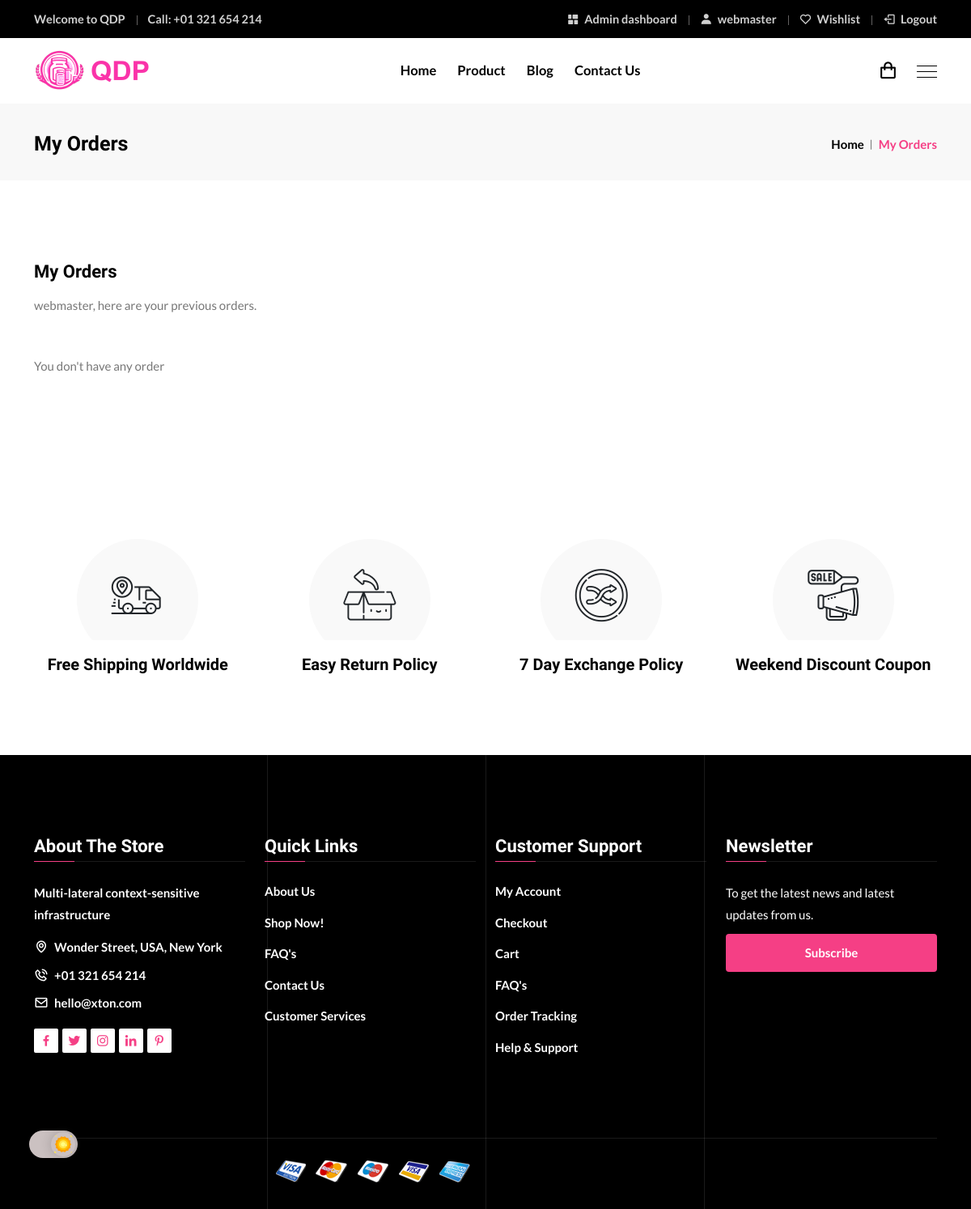
Page /my_orders/ (signed in) on the committed database.
### shop/models.py (models this page shows, shortened)
class InfosQDP(models.Model):
    adresse = models.CharField(max_length=255)
    email = models.EmailField()
    telephone = models.CharField(max_length=20)
    fax = models.CharField(max_length=20)
    slogan_site = models.CharField(max_length=255)

class User(AbstractUser):
    username = models.CharField(max_length=255, unique=True)
    first_name = models.CharField(max_length=30)
    last_name = models.CharField(max_length=150)
    email = models.EmailField(unique=True)
    role = models.ForeignKey(Roles, on_delete=models.SET_NULL, null=True, blank=True, default=2)
    avatar = models.ImageField(upload_to='avatars/', blank=True, default="avatars/default-avatar.png")
    metiers_hobbies = models.CharField(max_length=255, null=True, blank=True)
    bio = models.TextField(null=True, blank=True)
    image_banniere_profil = models.ImageField(upload_to='bannieres/', blank=True, default="bannieres/default-banner.webp")
    produits_wishlist = models.ManyToManyField('Produits', related_name='wishlists', blank=True)
    commandes_passees = models.ManyToManyField('Commandes',related_name='commandes', blank=True)
    abonne_newsletter = models.BooleanField(default=False)
    promo_code_used = models.BooleanField(default=False)

### shop/views.py (the view)
# urls.py: path('my_orders/', views.my_orders, name='my_orders'),
@login_required(login_url='login')
def my_orders(request):
    commandes = Commandes.objects.filter(user=request.user).order_by('-id')
    prod_commandes = ProduitsCommandes.objects.all()
    context = locals()
    return render(request, 'shop/my_orders.html', context)

### backend_projet/accessRestrictionMiddleware.py (called while the page is built)
    def __call__(self, request):
        if request.path == reverse('login') and request.user.is_authenticated:
            return redirect('home')  # Rediriger vers la page d'accueil ou une autre page lorsque l'accès est restreint
        if request.path.startswith(reverse('admin_home')):
            allowed_roles = ['admin', 'webmaster', 'stock', 'membre']
            if not request.user.is_authenticated or not request.user.role.role in allowed_roles:
                return redirect('home')  # Rediriger vers la page d'accueil ou une autre page lorsque l'accès est restreint
        response = self.get_response(request)
        return response

### shop/models.py (called while the page is built, shortened)
    @staticmethod
    def get_total_panier(user):
        if user:
            panier_items = Panier.objects.filter(user=user)
            total = 0.0  # Initialisez le total en tant que float
            return total

### shop/templates/shop/my_orders.html (shortened to what this page needs)
{% extends "base.html" %}
{% load static %}
{% block head %}
    <link rel="stylesheet"
          href="{% static 'shop/assets/css/bootstrap.min.css' %}">
    <link rel="stylesheet"
          href="{% static 'shop/assets/css/animate.min.css' %}">
    <link rel="stylesheet"
          href="{% static 'shop/assets/css/boxicons.min.css' %}">
    <link rel="stylesheet" href="{% static 'shop/assets/css/flaticon.css' %}">
    <link rel="stylesheet"
          href="{% static 'shop/assets/css/magnific-popup.min.css' %}">
    <link rel="stylesheet"
          href="{% static 'shop/assets/css/nice-select.min.css' %}">
    <link rel="stylesheet" href="{% static 'shop/assets/css/slick.min.css' %}">
    <link rel="stylesheet"
          href="{% static 'shop/assets/css/owl.carousel.min.css' %}">
    <link rel="stylesheet"
          href="{% static 'shop/assets/css/meanmenu.min.css' %}">
    <link rel="stylesheet"
          href="{% static 'shop/assets/css/rangeSlider.min.css' %}">
    <link rel="stylesheet" href="{% static 'shop/assets/css/style.css' %}">
    <link rel="stylesheet" href="{% static 'shop/assets/css/dark.css' %}">
    <link rel="stylesheet" href="{% static 'shop/assets/css/responsive.css' %}">
    {% load bootstrap5 %}
{% endblock head %}
{% block content %}
    <div class="page-title-area">
        <div class="container">
            <div class="page-title-content">
                <h2>My Orders</h2>
                <ul>
                    <li>
                        <a href="{% url 'home' %}">Home</a>
                    </li>
                    <li>My Orders</li>
                </ul>
            </div>
        </div>
    </div>
    <section class="contact-area ptb-100">
        <div class="container">
            <div class="row">
                <div class="contact-info">
                    <h3>My Orders</h3>
                    <p>{{ user.username }}, here are your previous orders.</p>
                    <div class="row mt-5">
                        <div class="accordion accordion-flush" id="accordionFlushExample">
                            {% for order in commandes %}
                                <div class="accordion-item">
                                    <h2 class="accordion-header">
                                        <button class="accordion-button collapsed d-flex gap-3 {% if order.statut_commande == 0 %}list-group-item-danger {% else %}list-group-item-success{% endif %}"
                                                type="button"
                                                data-bs-toggle="collapse"
                                                data-bs-target="#flush-collapse{{ order.id }}"
                                                aria-expanded="false"
                                                aria-controls="flush-collapseOne">
                                            <span class="text-secondary">{{ order.date_commande|date:"d/m/Y" }}</span> - <span>Order #{{ order.id }}</span>
                                        </button>
                                    </h2>
                                    <div id="flush-collapse{{ order.id }}"
                                         class="accordion-collapse collapse"
                                         data-bs-parent="#accordionFlushExample">
                                        <div class="accordion-body">
                                            <ul class="list-group-flush ps-0">
                                                {% for prod in prod_commandes %}
                                                    {% if prod.commande_id == order.id %}
                                                        <a href="{% url 'product' prod.product_variant.product.id %}?variant={{ prod.product_variant.variant.id }}" class="list-group-item list-group-item-action py-3">
                                                                <img src="{% if 'https' in prod.product_variant.product.image_1.url %}{{ prod.product_variant.product.image_1 }}{% else %}{{ prod.product_variant.product.image_1.url }}{% endif %}"
                                                                     alt="{{ prod.product_variant.product.nom }} image"
                                                                     width="100px"
                                                                     class="me-2 img-thumbnail">
                                                                {{ prod.quantite }}
                                                                &times;
                                                                <span class="fw-bold">{{ prod.product_variant.product.nom }}</span>
                                                                -
                                                                {{ prod.product_variant.variant }}
                                                        </a>
                                                    {% endif %}
                                                {% endfor %}
                                                <li class="list-group-item list-group-item-secondary">
                                                    <span class="fw-bold">Total <small>(without shipping fee)</small> : {{ order.prix_total }} €</span>
                                                </li>
                                            </ul>
                                        </div>
                                    </div>
                                </div>
                                {% empty %}
                                <p>You don't have any order</p>
                            {% endfor %}
                        </div>
                    </div>
                </div>
            </div>
        </div>
    </section>
    <section class="facility-area pt-100 pb-70">
        <div class="container">
            <div class="facility-slides owl-carousel owl-theme">
                <div class="single-facility-box">
                    <div class="icon">
                        <i class='flaticon-tracking'></i>
                    </div>
                    <h3>Free Shipping Worldwide</h3>
                </div>
                <div class="single-facility-box">
                    <div class="icon">
                        <i class='flaticon-return'></i>
                    </div>
                    <h3>Easy Return Policy</h3>
                </div>
                <div class="single-facility-box">
                    <div class="icon">
                        <i class='flaticon-shuffle'></i>
                    </div>
                    <h3>7 Day Exchange Policy</h3>
                </div>
                <div class="single-facility-box">
                    <div class="icon">
                        <i class='flaticon-sale'></i>
                    </div>
                    <h3>Weekend Discount Coupon</h3>
                </div>
            </div>
        </div>
    </section>
{% endblock content %}

### shop/templates/shop/components/header.html
<div class="top-header">
    <div class="container">
        <div class="row align-items-center">
            <div class="col-lg-6 col-md-12">
                <ul class="header-contact-info">
                    <li>Welcome to QDP</li>
                    <li>
                        Call: <a href="tel:{{ infos.telephone }}">{{ infos.telephone }}</a>
                    </li>
                </ul>
            </div>
            <div class="col-lg-6 col-md-12">
                <ul class="header-top-menu">
                    {% if user.is_authenticated and not is_membre %}
                        <li>
                            <a href="{% url 'admin_home' %}"><i class='bx bxs-dashboard bx-rotate-90'></i> Admin dashboard</a>
                        </li>
                    {% endif %}
                    {% if not user.is_authenticated %}
                        <li>
                            <a href="{% url 'login' %}"><i class='bx bxs-user'></i> My Account</a>
                        </li>
                    {% else %}
                        <li>
                            <a href="{% url 'account' %}"><i class='bx bxs-user'></i> {{ user.username }}</a>
                        </li>
                    {% endif %}
                    {% if user.is_authenticated %}
                    <li>
                        <a href="#"
                        data-bs-toggle="modal"
                        data-bs-target="#shoppingWishlistModal"><i class='bx bx-heart'></i> Wishlist</a>
                    </li>
                    {% endif %}
                    {% if not user.is_authenticated %}
                        <li>
                            <a href="{% url 'login' %}"><i class='bx bx-log-in'></i> Login</a>
                        </li>
                    {% else %}
                        <li>
                            <a href="{% url 'logout' %}"><i class='bx bx-log-out'></i> Logout</a>
                        </li>
                    {% endif %}
                </ul>
            </div>
        </div>
    </div>
</div>

### shop/templates/shop/components/footer.html (shortened to what this page needs)
{% load static %}
<footer class="footer-area">
    <div class="container">
        <div class="row">
            <div class="col-lg-3 col-md-6 col-sm-6">
                <div class="single-footer-widget">
                    <h3>About The Store</h3>
                    <div class="about-the-store">
                        <p>{{ infos.slogan_site }}</p>
                        <ul class="footer-contact-info">
                            <li><i class='bx bx-map'></i> <a href="#" target="_blank">{{ infos.adresse }}</a></li>
                            <li><i class='bx bx-phone-call'></i> <a href="tel:{{ infos.telephone }}">{{ infos.telephone }}</a></li>
                            <li><i class='bx bx-envelope'></i> <a href="mailto:{{ infos.email }}">{{ infos.email }}</a></li>
                        </ul>
                    </div>
                    <ul class="social-link">
                        <li><a href="#" class="d-block" target="_blank"><i class='bx bxl-facebook'></i></a></li>
                        <li><a href="#" class="d-block" target="_blank"><i class='bx bxl-twitter'></i></a></li>
                        <li><a href="#" class="d-block" target="_blank"><i class='bx bxl-instagram'></i></a></li>
                        <li><a href="#" class="d-block" target="_blank"><i class='bx bxl-linkedin'></i></a></li>
                        <li><a href="#" class="d-block" target="_blank"><i class='bx bxl-pinterest-alt'></i></a></li>
                    </ul>
                </div>
            </div>
            <div class="col-lg-3 col-md-6 col-sm-6">
                <div class="single-footer-widget pl-4">
                    <h3>Quick Links</h3>
                    <ul class="quick-links">
                        <li><a href="#">About Us</a></li>
                        <li><a href="{% url 'all_products' %}">Shop Now!</a></li>
                        <li><a href="#">FAQ's</a></li>
                        <li><a href="{% url 'contact' %}">Contact Us</a></li>
                        <li><a href="{% url 'contact' %}">Customer Services</a></li>
                    </ul>
                </div>
            </div>
            <div class="col-lg-3 col-md-6 col-sm-6">
                <div class="single-footer-widget">
                    <h3>Customer Support</h3>
                    <ul class="customer-support">
                        <li><a href="{% url 'home' %}">My Account</a></li>
                        <li><a href="{% url 'checkout' %}">Checkout</a></li>
                        <li><a href="{% url 'cart' %}">Cart</a></li>
                        <li><a href="#">FAQ's</a></li>
                        <li><a href="#">Order Tracking</a></li>
                        <li><a href="{% url 'contact' %}">Help & Support</a></li>
                    </ul>
                </div>
            </div>
            <div class="col-lg-3 col-md-6 col-sm-6">
                <div class="single-footer-widget">
                    <h3>Newsletter</h3>
                    <div class="footer-newsletter-box">
                        <p>To get the latest news and latest updates from us.</p>
                        <form class="newsletter-form" data-bs-toggle="validator" method="post">
                            {% if not user.abonne_newsletter %}<button type="submit">Subscribe</button>{% else %}<button type="submit" disabled>Subscribe</button>{% endif %}
                        </form>
                    </div>
                </div>
            </div>
        </div>
        <div class="footer-bottom-area">
            <div class="row align-items-center">
                <div class="col-lg-6 col-md-6">
                    <ul class="payment-types">
                        <li><a href="#" target="_blank"><img src="{% static 'shop/assets/img/payment/visa.png' %}" alt="image"></a></li>
                        <li><a href="#" target="_blank"><img src="{% static 'shop/assets/img/payment/mastercard.png' %}" alt="image"></a></li>
                        <li><a href="#" target="_blank"><img src="{% static 'shop/assets/img/payment/mastercard2.png' %}" alt="image"></a></li>
                        <li><a href="#" target="_blank"><img src="{% static 'shop/assets/img/payment/visa2.png' %}" alt="image"></a></li>
                        <li><a href="#" target="_blank"><img src="{% static 'shop/assets/img/payment/expresscard.png' %}" alt="image"></a></li>
                    </ul>
                </div>
            </div>
        </div>
    </div>
    <div class="lines">
    </div>
</footer>

### rows in the picture
InfosQDP: telephone "+01 321 654 214", slogan_site "Multi-lateral context-sensitive infrastructure", adresse "Wonder Street, USA, New York", email "hello@xton.com"
User: username "webmaster"
